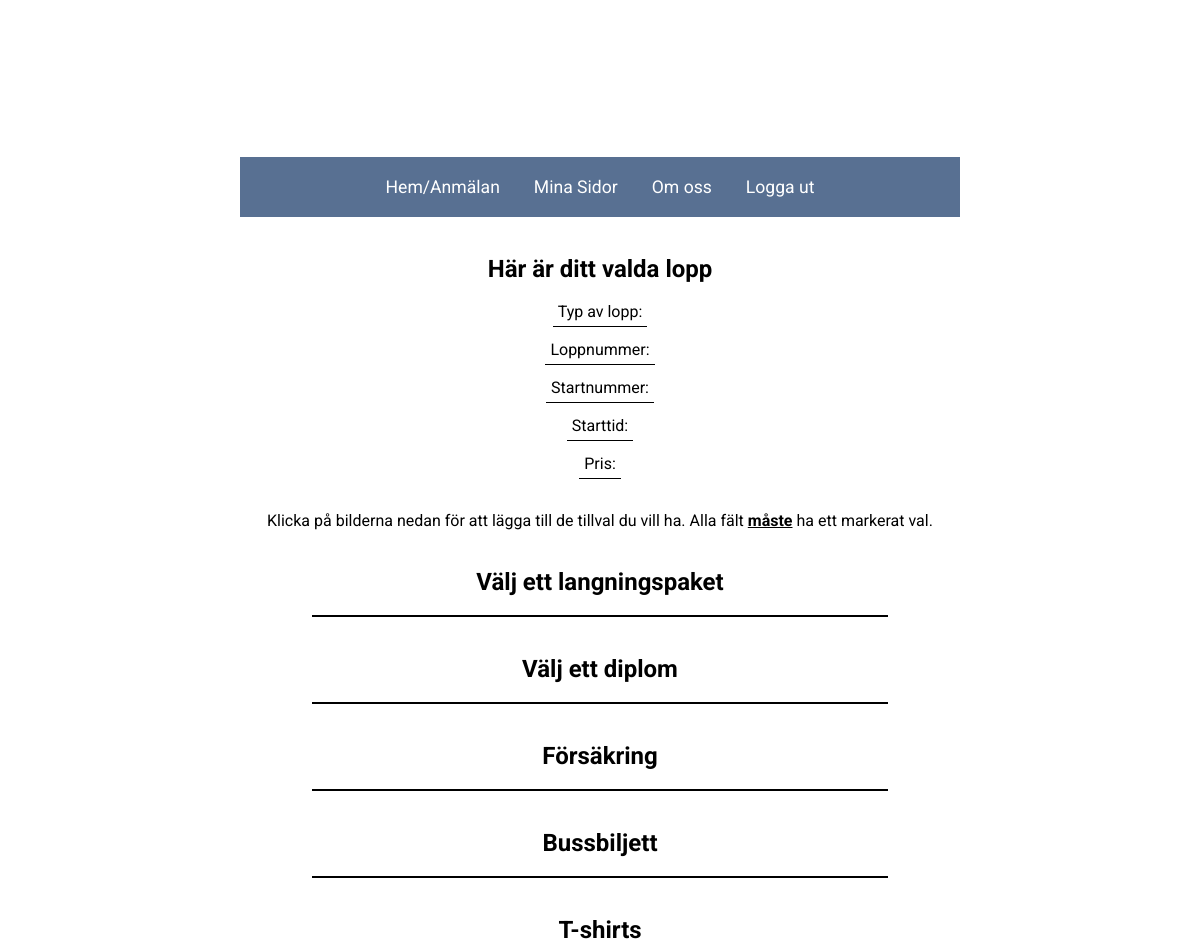
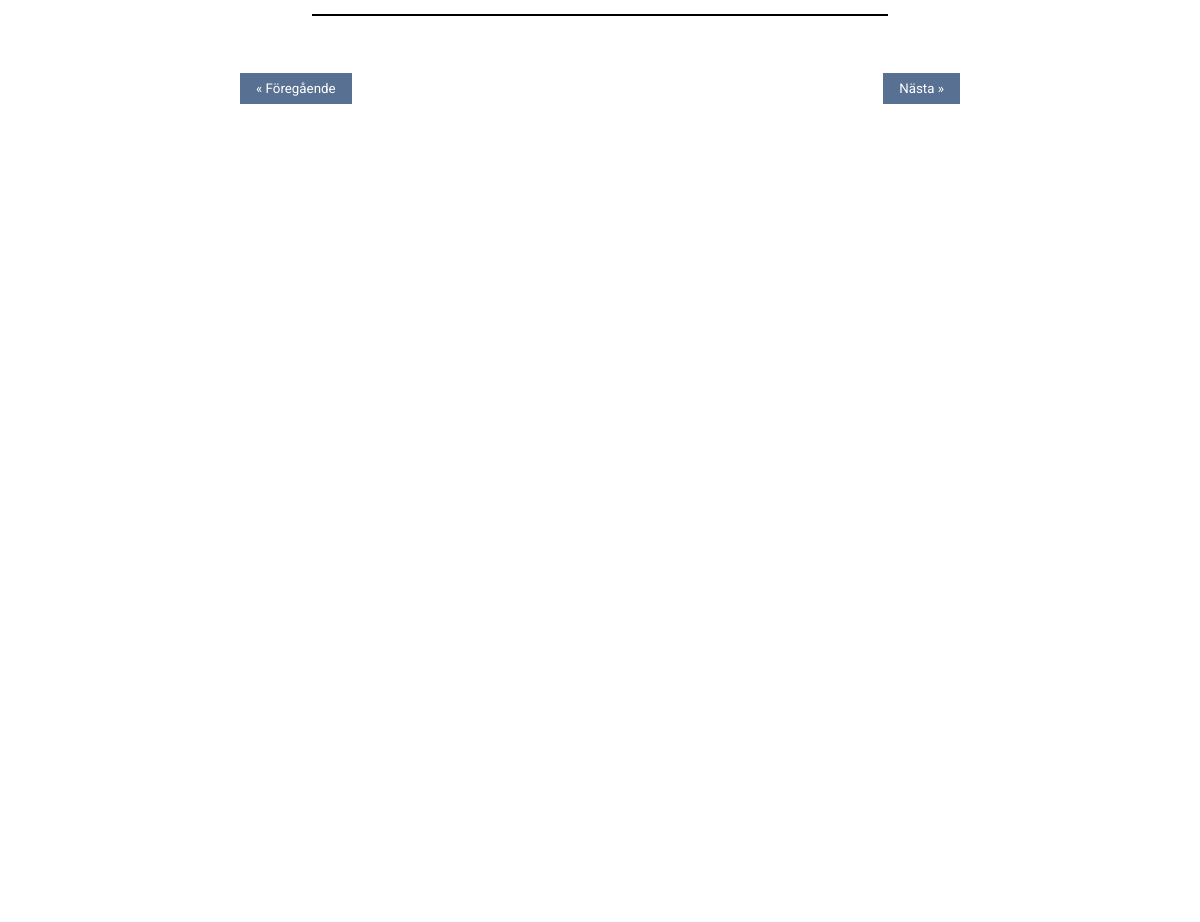
The app's page /tillval_mtb.php (upper part), older data (2 pictures, top to bottom).
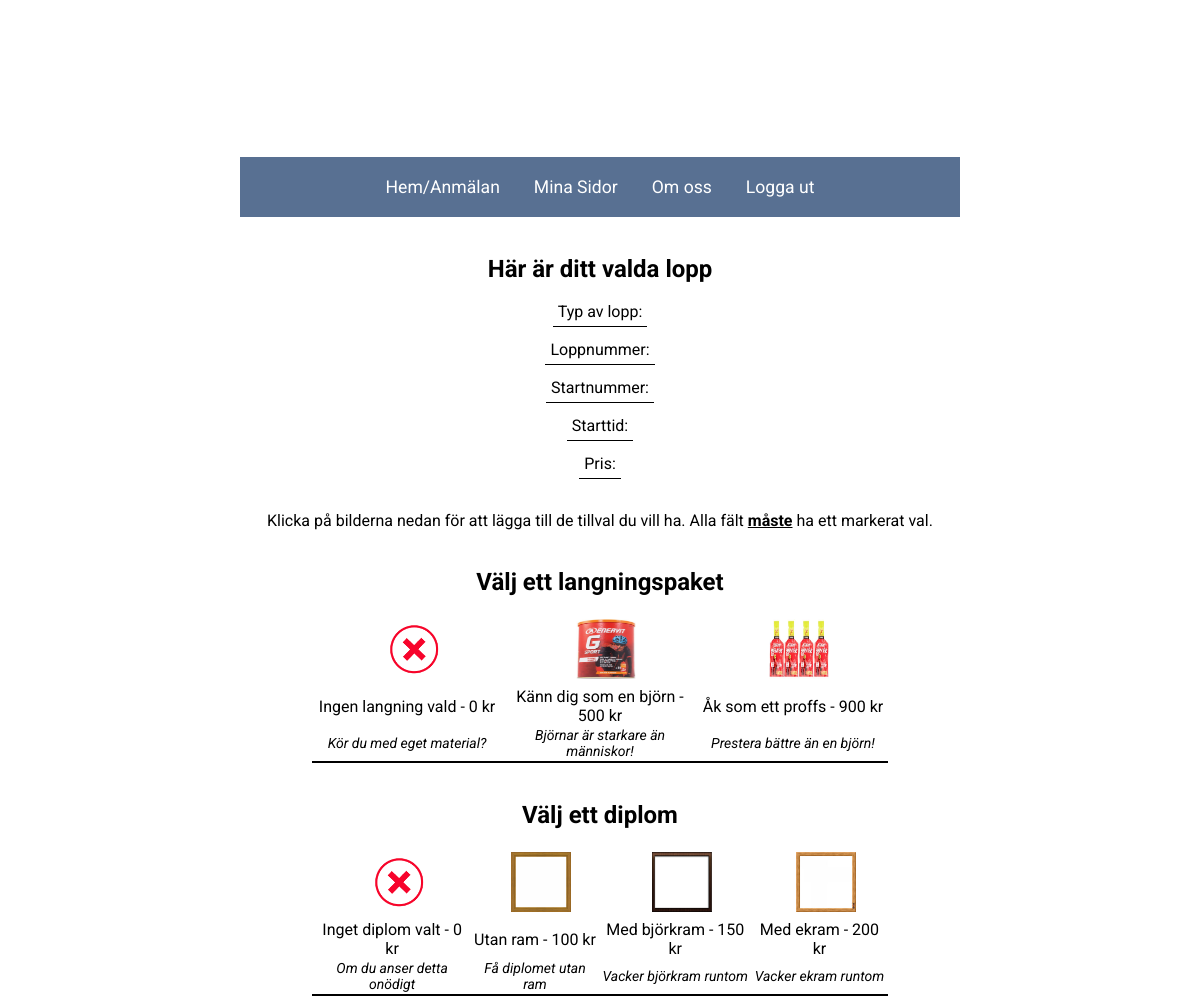
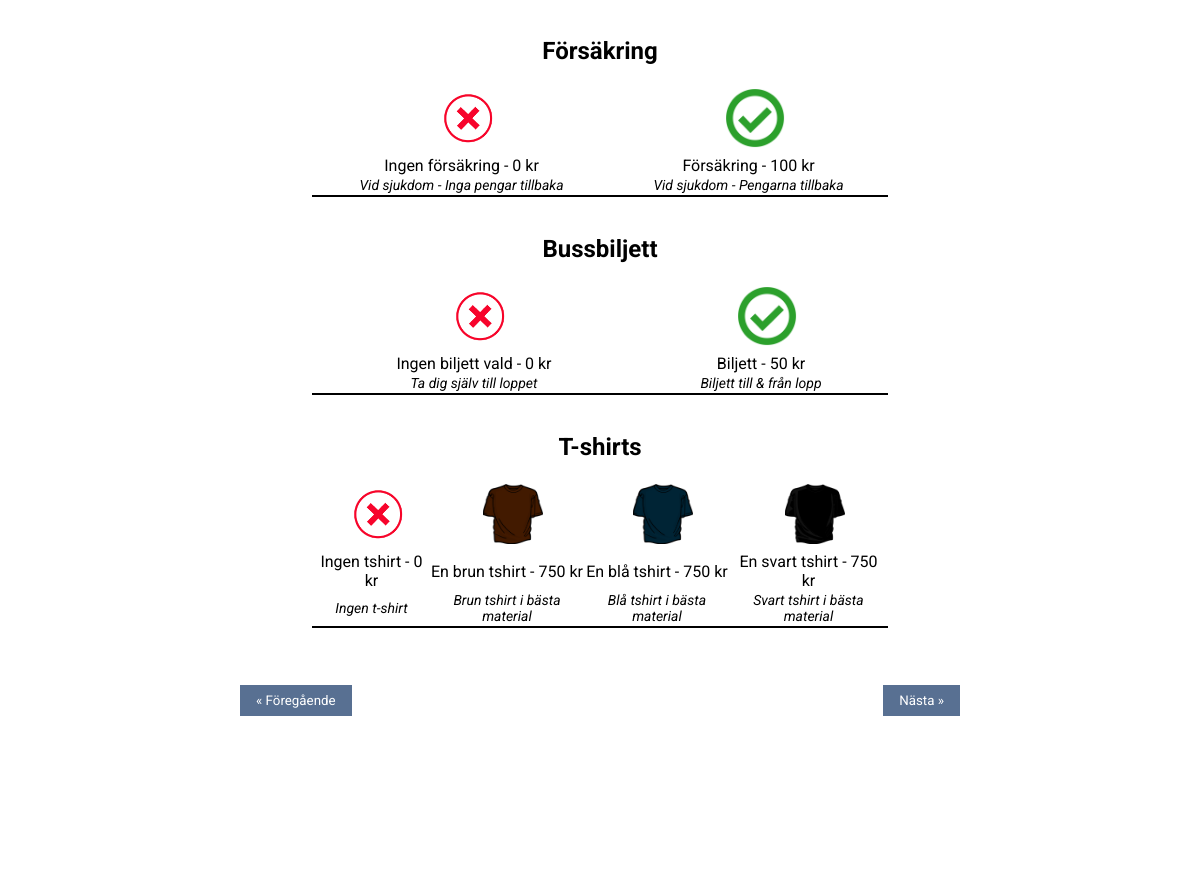
The same page, newer data (2 pictures, top to bottom).
### tables this page shows
create table artiklar_langning(
id 					int auto_increment,
namn				varchar(255),
varde				varchar(255),
beskrivning			varchar(255),
primary key(id)
);

create table artiklar_diplom(
id 					int auto_increment,	
namn				varchar(255),
varde				varchar(255),
beskrivning			varchar(255),
primary key(id)
);

create table artiklar_forsakring(
id 					int auto_increment,
namn				varchar(255),
varde				varchar(255),
beskrivning			varchar(255),
primary key(id)
);

create table artiklar_biljett(
id 					int auto_increment,
namn				varchar(255),
varde				varchar(255),
beskrivning			varchar(255),
primary key(id)
);

create table artiklar_tshirt(
id 					int auto_increment,
namn				varchar(255),
varde				varchar(255),
beskrivning			varchar(255),
primary key(id)
);

### tillval_mtb.php (the view, shortened to what the changed rows need)
<!DOCTYPE HTML>
<html>
<head>
	<link rel="stylesheet" type="text/css" href="style.css">
</head>
<body>
<h1 id="titel">Tillval</h1>
<div id ="wrapper">
	<center>
	<div class="container">
<?php
Include("connection.php");
echo "<br><br><div id='tillvalDiv'>";
	echo "<div id='summarize'>";
		echo "<h2>Här är ditt valda lopp</h2><br>";
	echo "</div><br><br>";
	echo "<div id ='row'>";
		echo "<form method='post'>";
			echo "<br>";
			echo "<br>";
				$x = 0;
				echo "<h2><b>Välj ett langningspaket</b></h2><br>";
				echo "<center><table id='tillval_lop'>";
				echo "<tr class='tillvalLop1'>";
					foreach($dbc->query("SELECT * FROM artiklar_langning")as $row) {
						$x++;
						$L = 'l' . $x;
						echo "<td class='tillvalLop2'>";
						echo "<label id = 'test'>";
							echo "<img class='imgs' src='pictures/$L.jpg'>";
						echo "</label>";
						echo "</td>";
						}
					echo "</tr>";
					echo "<tr>";
					foreach($dbc->query("SELECT * FROM artiklar_langning")as $row) {
						echo "<td><p class='items'>".$row['namn']." - ".$row['varde']." kr</p></td>";
						}
					echo "</tr>";
					echo "<tr>";
					foreach($dbc->query("SELECT * FROM artiklar_langning")as $row) {
						echo "<td class='beskrivning'><p class='items'>".$row['beskrivning']."</p></td>";
						}
					echo "</tr>";
				echo "</table>";
				echo "<br><br>";
				echo "<h2><b>Välj ett diplom</b></h2><br>";
				$x=0;
				echo "<center><table id='tillval_lop'>";
					echo "<tr>";
						foreach($dbc->query("SELECT * FROM artiklar_diplom")as $row) {
							$x++;
							$D = 'd' . $x;
							echo "<td>";
							echo "<label>";
								echo "<img class='imgs' src='pictures/$D.jpg'>";
							echo "</label>";
							echo "</td>";
						}
					echo "</tr>";
				echo "<tr>";
				foreach($dbc->query("SELECT * FROM artiklar_diplom")as $row) {
					echo "<td><p class='items'>".$row['namn']." - ".$row['varde']." kr</p></td>";
				}
				echo"</tr>";
				echo "<tr>";
				foreach($dbc->query("SELECT * FROM artiklar_diplom")as $row) {
					echo "<td class='beskrivning'><p class='items'>".$row['beskrivning']."</p></td>";
				}
				echo"</tr>";
				echo "</table>";
				echo "<br><br>";
				echo "<h2><b>Försäkring</b></h2><br>";
				$x = 0;
				echo "<center><table id='tillval_lop'>";
				echo "<tr>";
					foreach($dbc->query("SELECT * FROM artiklar_forsakring")as $row) {
						$x++;
						$F = 'f' . $x;
						echo "<td>";
						echo "<label>";
						echo "<img class='imgs' src='pictures/$F.jpg'>";
						echo "</label>";
						echo "</td>";
					}
				echo "</tr>";
				echo "<tr>";
					foreach($dbc->query("SELECT * FROM artiklar_forsakring")as $row) {
						echo "<td><p class='items'>".$row['namn']." - ". $row['varde']." kr</p>";
					}
				echo "</tr>";
				echo "<tr>";
					foreach($dbc->query("SELECT * FROM artiklar_forsakring")as $row) {
					echo "<td class='beskrivning'><p class='items'>".$row['beskrivning']."</p></td>";
					}
				echo "</tr>";
				echo "</table>";
				echo "<br><br>";
				echo "<h2><b>Bussbiljett</b></h2><br>";
				$x = 0;
				echo "<center><table id='tillval_lop'>";
				echo "<tr>";
					foreach($dbc->query("SELECT * FROM artiklar_biljett")as $row) {
						$x++;
						$B = 'b' . $x;
						echo "<td>";
						echo "<label>";
							echo "<img class='imgs' src='pictures/$B.jpg'>";
						echo "</label>";
						echo "</td>";
				}
				echo "</tr>";
				echo "<tr>";
				foreach($dbc->query("SELECT * FROM artiklar_biljett")as $row) {
					echo "<td><p class='items'>".$row['namn']." - ".$row['varde']." kr</p></td>";
				}
				echo "</tr>";
				echo "<tr>";
				foreach($dbc->query("SELECT * FROM artiklar_biljett")as $row) {
					echo "<td class='beskrivning'><p class='items'>".$row['beskrivning']."</p></td>";
				}
				echo "</tr>";
				echo "</table>";
				echo "<br><br>";
				echo "<h2><b>T-shirts</b></h2><br>";
				$x = 0;
				echo "<center><table id='tillval_lop'>";
				echo "<tr>";
					foreach($dbc->query("SELECT * FROM artiklar_tshirt")as $row) {
						$x++;
						$T = 't' . $x;
						echo "<td>";
						echo "<label>";
							echo "<img class='imgs' src='pictures/$T.jpg'>";
						echo "</label>";
						echo "</td>";
				}
				echo "</tr>";
				echo "<tr>";
				foreach($dbc->query("SELECT * FROM artiklar_tshirt")as $row) {
					echo "<td><p class='items'>".$row['namn']." - ".$row['varde']." kr</p></td>";
				}
				echo "</tr>";
				echo "<tr>";
				foreach($dbc->query("SELECT * FROM artiklar_tshirt")as $row) {
					echo "<td class='beskrivning'><p class='items'>".$row['beskrivning']."</p></td>";
				}
				echo "</tr>";
				echo "</table>";
				echo "</div>";
				echo "<br><br><br>";
	echo "</div>";
?>
	</div>
	</center>
</div>
</body>
</html>
</html> 0500 - 666 66
</html>
</html>tml>
</html>

Row changes from the older to the newer data that the page shows:
added artiklar_langning: shows a picture, namn "Ingen langning vald", varde "0", beskrivning "Kör du med eget material?"
added artiklar_langning: shows a picture, namn "Känn dig som en björn", varde "500", beskrivning "Björnar är starkare än människor!"
added artiklar_langning: shows a picture, namn "Åk som ett proffs", varde "900", beskrivning "Prestera bättre än en björn!"
added artiklar_diplom: shows a picture, namn "Inget diplom valt", varde "0", beskrivning "Om du anser detta onödigt"
added artiklar_diplom: shows a picture, namn "Utan ram", varde "100", beskrivning "Få diplomet utan ram"
added artiklar_diplom: shows a picture, namn "Med björkram", varde "150", beskrivning "Vacker björkram runtom"
added artiklar_diplom: shows a picture, namn "Med ekram", varde "200", beskrivning "Vacker ekram runtom"
added artiklar_forsakring: shows a picture, namn "Ingen försäkring", varde "0", beskrivning "Vid sjukdom - Inga pengar tillbaka"
added artiklar_forsakring: shows a picture, namn "Försäkring", varde "100", beskrivning "Vid sjukdom - Pengarna tillbaka"
added artiklar_biljett: shows a picture, namn "Ingen biljett vald", varde "0", beskrivning "Ta dig själv till loppet"
added artiklar_biljett: shows a picture, namn "Biljett", varde "50", beskrivning "Biljett till & från lopp"
added artiklar_tshirt: shows a picture, namn "Ingen tshirt", varde "0", beskrivning "Ingen t-shirt"
added artiklar_tshirt: shows a picture, namn "En brun tshirt", varde "750", beskrivning "Brun tshirt i bästa material"
added artiklar_tshirt: shows a picture, namn "En blå tshirt", varde "750", beskrivning "Blå tshirt i bästa material"
added artiklar_tshirt: shows a picture, namn "En svart tshirt", varde "750", beskrivning "Svart tshirt i bästa material"
